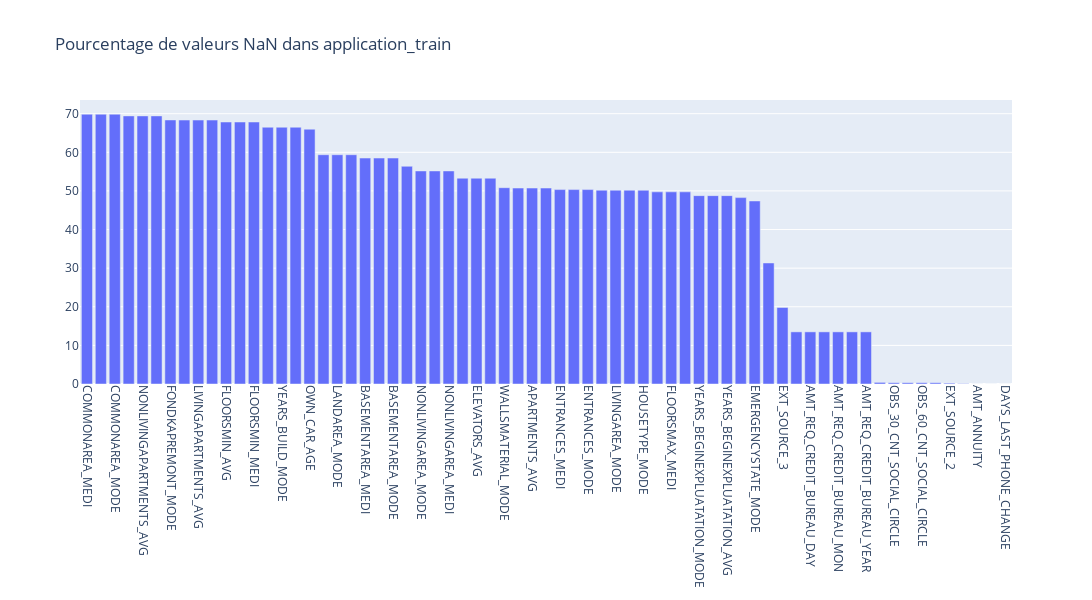

Notebook source saved alongside this figure:
### Markdown cell above
#### <font color = "#4AA3A2">_**Recherche des valeurs manquantes**_

### Code cell
plot_nan_percent(nan_df_create(application_train), 'application_train')

### Figure 1 — Plotly figure (JSON) as saved in the notebook; plotly's stock layout.template omitted (floating-point values rounded to 4 significant figures)
{"data": [{"type": "bar", "x": ["COMMONAREA_MEDI", "COMMONAREA_AVG", "COMMONAREA_MODE", "NONLIVINGAPARTMENTS_MODE", "NONLIVINGAPARTMENTS_AVG", "NONLIVINGAPARTMENTS_MEDI", "FONDKAPREMONT_MODE", "LIVINGAPARTMENTS_MODE", "LIVINGAPARTMENTS_AVG", "LIVINGAPARTMENTS_MEDI", "FLOORSMIN_AVG", "FLOORSMIN_MODE", "FLOORSMIN_MEDI", "YEARS_BUILD_MEDI", "YEARS_BUILD_MODE", "YEARS_BUILD_AVG", "OWN_CAR_AGE", "LANDAREA_MEDI", "LANDAREA_MODE", "LANDAREA_AVG", "BASEMENTAREA_MEDI", "BASEMENTAREA_AVG", "BASEMENTAREA_MODE", "EXT_SOURCE_1", "NONLIVINGAREA_MODE", "NONLIVINGAREA_AVG", "NONLIVINGAREA_MEDI", "ELEVATORS_MEDI", "ELEVATORS_AVG", "ELEVATORS_MODE", "WALLSMATERIAL_MODE", "APARTMENTS_MEDI", "APARTMENTS_AVG", "APARTMENTS_MODE", "ENTRANCES_MEDI", "ENTRANCES_AVG", "ENTRANCES_MODE", "LIVINGAREA_AVG", "LIVINGAREA_MODE", "LIVINGAREA_MEDI", "HOUSETYPE_MODE", "FLOORSMAX_MODE", "FLOORSMAX_MEDI", "FLOORSMAX_AVG", "YEARS_BEGINEXPLUATATION_MODE", "YEARS_BEGINEXPLUATATION_MEDI", "YEARS_BEGINEXPLUATATION_AVG", "TOTALAREA_MODE", "EMERGENCYSTATE_MODE", "OCCUPATION_TYPE", "EXT_SOURCE_3", "AMT_REQ_CREDIT_BUREAU_HOUR", "AMT_REQ_CREDIT_BUREAU_DAY", "AMT_REQ_CREDIT_BUREAU_WEEK", "AMT_REQ_CREDIT_BUREAU_MON", "AMT_REQ_CREDIT_BUREAU_QRT", "AMT_REQ_CREDIT_BUREAU_YEAR", "NAME_TYPE_SUITE", "OBS_30_CNT_SOCIAL_CIRCLE", "DEF_30_CNT_SOCIAL_CIRCLE", "OBS_60_CNT_SOCIAL_CIRCLE", "DEF_60_CNT_SOCIAL_CIRCLE", "EXT_SOURCE_2", "AMT_GOODS_PRICE", "AMT_ANNUITY", "CNT_FAM_MEMBERS", "DAYS_LAST_PHONE_CHANGE"], "y": [69.87, 69.87, 69.87, 69.43, 69.43, 69.43, 68.39, 68.35, 68.35, 68.35, 67.85, 67.85, 67.85, 66.5, 66.5, 66.5, 65.99, 59.38, 59.38, 59.38, 58.52, 58.52, 58.52, 56.38, 55.18, 55.18, 55.18, 53.3, 53.3, 53.3, 50.84, 50.75, 50.75, 50.75, 50.35, 50.35, 50.35, 50.19, 50.19, 50.19, 50.18, 49.76, 49.76, 49.76, 48.78, 48.78, 48.78, 48.27, 47.4, 31.35, 19.83, 13.5, 13.5, 13.5, 13.5, 13.5, 13.5, 0.4201, 0.332, 0.332, 0.332, 0.332, 0.2146, 0.0904, 0.003902, 0.0006504, 0.0003252]}], "layout": {"height": 600, "title": {"text": "Pourcentage de valeurs NaN dans application_train"}, "width": 1400, "xaxis": {"tickangle": 90}}}
